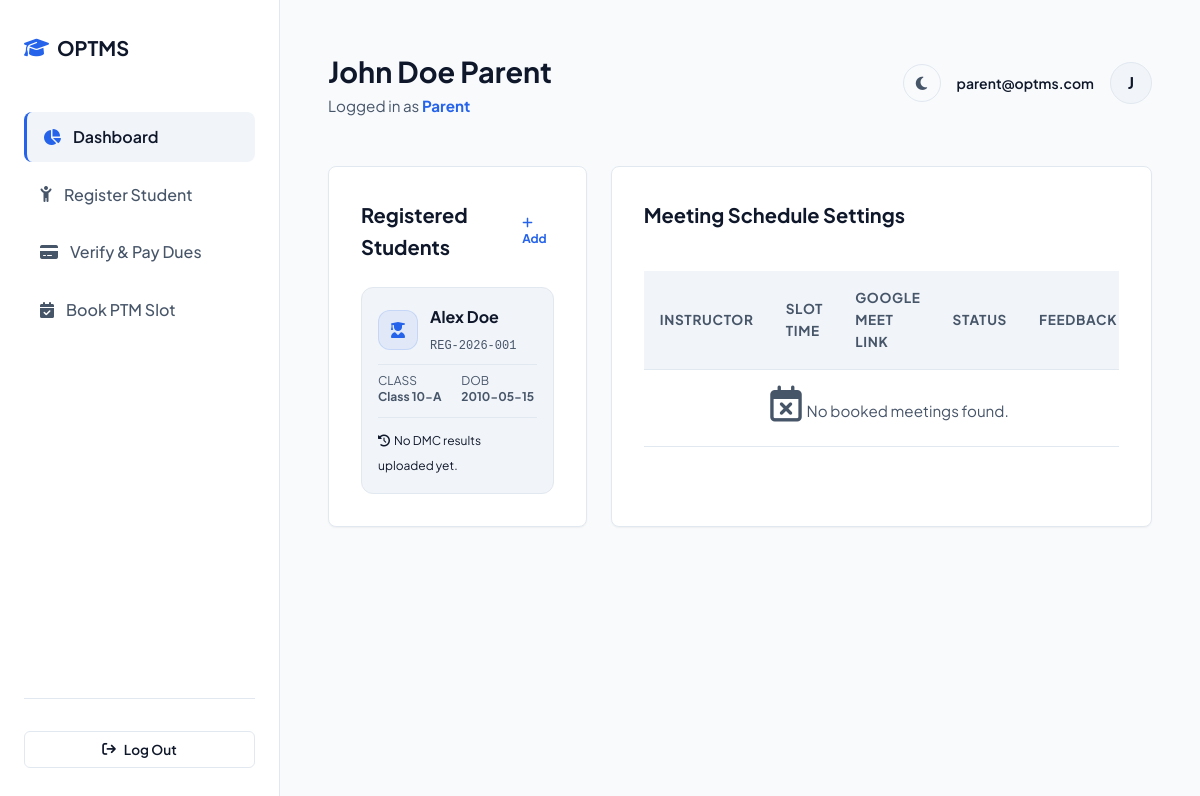
Screenshot of /index.php?action=dashboard (signed in) with the database file from the repository.
### tables this page shows
CREATE TABLE IF NOT EXISTS Students (
    student_id INT AUTO_INCREMENT PRIMARY KEY,
    parent_id INT NOT NULL,
    full_name VARCHAR(100) NOT NULL,
    registration_no VARCHAR(50) UNIQUE NOT NULL,
    class_name VARCHAR(50) NOT NULL,
    dob DATE NOT NULL,
    created_at TIMESTAMP DEFAULT CURRENT_TIMESTAMP,
    FOREIGN KEY (parent_id) REFERENCES Users(user_id) ON DELETE CASCADE
);

### config.php (called while the page is built, shortened)
<?php
function url($path = '') {
    return BASE_URL . '/' . ltrim($path, '/');
}
?>

### models/Student.php (called while the page is built, shortened)
<?php
require_once __DIR__ . '/../db.php';
class Student {
    public static function getByParent($parentId) {
        global $pdo;
        $stmt = $pdo->prepare("SELECT * FROM Students WHERE parent_id = ?");
        $stmt->execute([$parentId]);
        return $stmt->fetchAll();
    }
}
?>

### views/parent/dashboard.php (the view, shortened to what this page needs)
<?php
include __DIR__ . '/../layout/header.php';
?>
<div class="fade-in">
    <div class="grid grid-cols-1 lg:grid-cols-3 gap-6">
        <div class="content-card lg:col-span-1">
            <h3 class="card-title">
                <span>Registered Students</span>
                <a href="<?php echo url('index.php?action=parent_register_student'); ?>" class="text-xs text-indigo-400 hover:text-indigo-300">
                    <i class="fa-solid fa-plus mr-1"></i>Add
                </a>
            </h3>
            <?php if (empty($students)): ?>
                <div class="text-center py-6 text-slate-500 text-sm">
                    No students registered yet.<br>
                    <a href="<?php echo url('index.php?action=parent_register_student'); ?>" class="text-indigo-400 hover:underline block mt-2">Register Student Profile</a>
                </div>
            <?php else: ?>
                <div class="space-y-4">
                    <?php foreach ($students as $student): ?>
                        <div class="p-4 rounded-xl bg-slate-900 bg-opacity-40 border border-slate-800">
                            <div class="flex items-center gap-3 mb-2">
                                <div class="w-10 h-10 rounded-xl bg-indigo-600 bg-opacity-10 border border-indigo-500 border-opacity-20 flex items-center justify-center text-indigo-400">
                                    <i class="fa-solid fa-user-graduate"></i>
                                </div>
                                <div>
                                    <h4 class="font-bold text-white"><?php echo htmlspecialchars($student['full_name']); ?></h4>
                                    <span class="text-xs text-slate-400 font-mono"><?php echo htmlspecialchars($student['registration_no']); ?></span>
                                </div>
                            </div>
                            <div class="grid grid-cols-2 gap-2 text-xs text-slate-300 border-t border-slate-800 pt-2 mt-2">
                                <div>
                                    <span class="text-slate-500 block">CLASS</span>
                                    <strong><?php echo htmlspecialchars($student['class_name']); ?></strong>
                                </div>
                                <div>
                                    <span class="text-slate-500 block">DOB</span>
                                    <strong><?php echo htmlspecialchars($student['dob']); ?></strong>
                                </div>
                            </div>
                            <div class="mt-3 pt-2 border-t border-slate-800">
                                <?php
                                $dmcRecords = Dmc::getByStudent($student['student_id']);
                                if (!empty($dmcRecords)):
                                    $studentDmc = $dmcRecords[0];
                                ?>
                                    <div class="flex items-center justify-between text-xs">
                                        <span class="text-slate-400">DMC Grade Card:</span>
                                        <span class="font-bold text-emerald-400"><?php echo $studentDmc['obtained_marks']; ?> / <?php echo $studentDmc['total_marks']; ?></span>
                                    </div>
                                    <?php if ($studentDmc['pdf_file_path']): ?>
                                        <a href="<?php echo url($studentDmc['pdf_file_path']); ?>" target="_blank" class="text-xs text-indigo-400 hover:underline block mt-1">
                                            <i class="fa-solid fa-file-pdf mr-1"></i>Download Report Card
                                        </a>
                                    <?php endif; ?>
                                <?php else: ?>
                                    <span class="text-xs text-slate-500"><i class="fa-solid fa-clock-rotate-left mr-1"></i>No DMC results uploaded yet.</span>
                                <?php endif; ?>
                            </div>
                        </div>
                    <?php endforeach; ?>
                </div>
            <?php endif; ?>
        </div>
        <div class="content-card lg:col-span-2">
            <h3 class="card-title">Meeting Schedule Settings</h3>
            <div class="table-responsive">
                <table class="table">
                    <thead>
                        <tr>
                            <th>Instructor</th>
                            <th>Slot Time</th>
                            <th>Google Meet Link</th>
                            <th>Status</th>
                            <th>Feedback</th>
                        </tr>
                    </thead>
                    <tbody>
                        <?php if (empty($meetings)): ?>
                            <tr>
                                <td colspan="5" class="text-center text-slate-400 py-8">
                                    <i class="fa-regular fa-calendar-times text-4xl text-slate-600 block mb-2"></i>
                                    No booked meetings found.
                                </td>
                            </tr>
                        <?php endif; ?>
                    </tbody>
                </table>
            </div>
        </div>
    </div>
</div>
<?php include __DIR__ . '/../layout/footer.php'; ?>

### assets/css/style.css (style rules this page uses)
:root { --bg-primary: #f8fafc; --bg-secondary: #ffffff; --bg-tertiary: #f1f5f9; --text-primary: #0f172a; --text-secondary: #475569; --text-muted: #94a3b8; --primary: #0f172a; --primary-hover: #1e293b; --primary-light: rgba(15, 23, 42, 0.05); --accent: #2563eb; --accent-hover: #1d4ed8; --success: #10b981; --success-light: rgba(16, 185, 129, 0.08); --warning: #f59e0b; --warning-light: rgba(245, 158, 11, 0.08); --danger: #ef4444; --danger-light: rgba(239, 68, 68, 0.08); --border-color: #e2e8f0; --card-shadow: 0 1px 3px rgba(0, 0, 0, 0.02), 0 1px 2px rgba(0, 0, 0, 0.04); --glass-bg: #ffffff; --glass-border: #e2e8f0; --glass-blur: none; --font-family: 'Plus Jakarta Sans', sans-serif; --border-radius: 8px; }
* { margin: 0; padding: 0; box-sizing: border-box; }
body { font-family: var(--font-family); background-color: var(--bg-primary); color: var(--text-primary); line-height: 1.6; overflow-x: hidden; }
.fade-in { animation: fadeIn 0.4s cubic-bezier(0.16, 1, 0.3, 1) forwards; }
.content-card { background: var(--bg-secondary); border: 1px solid var(--border-color); border-radius: var(--border-radius); padding: 2rem; box-shadow: var(--card-shadow); margin-bottom: 2rem; }
.card-title { font-size: 1.25rem; font-weight: 700; margin-bottom: 1.5rem; display: flex; align-items: center; justify-content: space-between; }
.table-responsive { overflow-x: auto; width: 100%; }
.table { width: 100%; border-collapse: collapse; margin-top: 1rem; text-align: left; }
.table th { background-color: var(--bg-tertiary); padding: 1rem; font-size: 0.85rem; font-weight: 700; color: var(--text-secondary); text-transform: uppercase; letter-spacing: 0.05em; border-bottom: 1px solid var(--border-color); }
.table td { padding: 1rem; border-bottom: 1px solid var(--border-color); font-size: 0.95rem; vertical-align: middle; }
body:not(.dark-mode) .text-white:not(.btn):not(.btn *):not(.badge):not(.badge *):not(.jazzcash-frame *):not(.bg-red-600):not(.bg-indigo-600):not(.bg-emerald-600):not(.tab-btn):not(.bg-slate-950 *) { color: var(--text-primary) !important; }
.text-indigo-300, .text-indigo-400, .text-indigo-500 { color: var(--accent) !important; }
.text-slate-300, .text-slate-450, .text-slate-400 { color: var(--text-secondary) !important; }
.bg-slate-800, .bg-slate-850, .bg-slate-900, .bg-slate-950 { background-color: var(--bg-tertiary) !important; }
.border-slate-750, .border-slate-700, .border-slate-800, .border-slate-850 { border-color: var(--border-color) !important; }
.bg-indigo-600.bg-opacity-20, .bg-indigo-600.bg-opacity-10 { background-color: rgba(37, 99, 235, 0.08) !important; }
.border-indigo-500.border-opacity-20 { border-color: rgba(37, 99, 235, 0.15) !important; }

### rows the page displays
students: full_name "Alex Doe", registration_no "REG-2026-001", class_name "Class 10-A", dob "2010-05-15"

### other values shown
$_SESSION['name'] "John Doe Parent"
$_SESSION['role'] "Parent"
$_SESSION['email'] "parent@optms.com"
substr($_SESSION['name'], 0, 1) "J"
